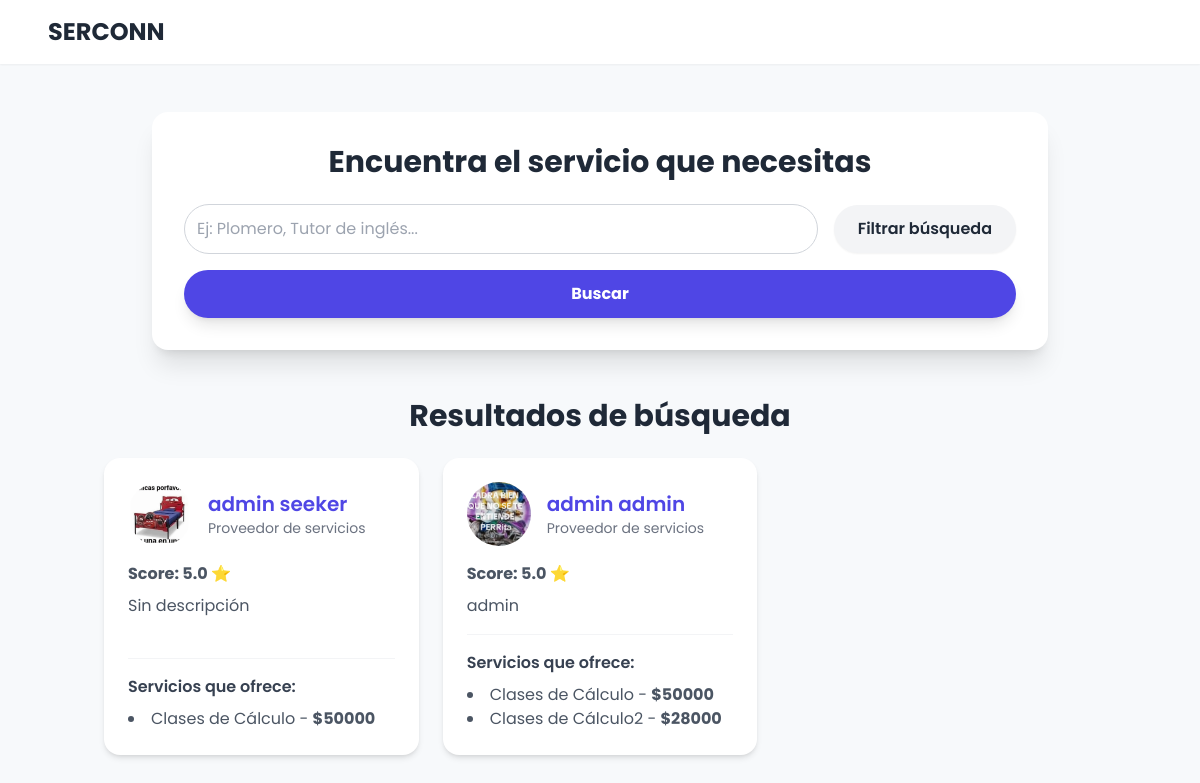
The app's page /search/, older data.
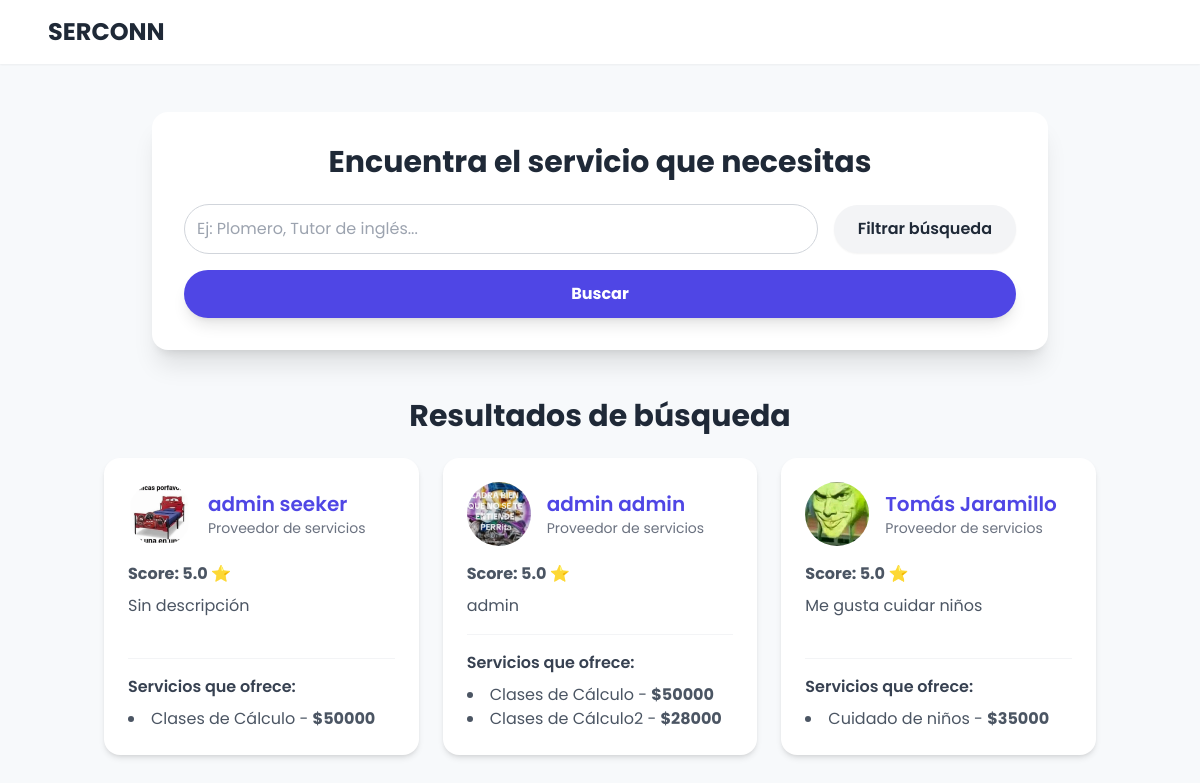
The same page, newer data.
### accounts/models.py (models this page shows, shortened)
class ServiceProvider(models.Model):
    user = models.OneToOneField(User, on_delete=models.CASCADE, related_name="service_provider_profile")
    description = models.TextField(blank=True, null=True)

class User(AbstractUser):
    username = None
    email = models.EmailField(unique=True)
    ROLE_CHOICES = (
        ('service_seeker', 'Cliente'),
        ('service_provider', 'Proveedor'),
    )
    user_role = models.CharField(max_length=20, choices=ROLE_CHOICES)
    CITY_CHOICES = (
        ('medellin', 'Medellin'),
        ('envigado', 'Envigado'),
        ('bello', 'Bello'),
        ('sabaneta', 'Sabaneta'),
        ('itagui', 'Itagui'),
        ('la_estrella', 'La Estrella'),
        ('caldas', 'Caldas'),
        ('copacabana', 'Copacabana'),
        ('girardota', 'Girardota'),
        ('barbosa', 'Barbosa'),
    )
    user_city = models.CharField(max_length=20, choices=CITY_CHOICES)
    VERIFICATION_CHOICES = (
        ('verificado', 'Verificado'),
        ('no_verificado', 'No Verificado'),
    )
    user_verification = models.CharField(max_length=20, choices=VERIFICATION_CHOICES, default='no_verificado')
    user_birthdate = models.DateField(blank=False, null= False)
    user_phone = models.CharField(max_length=20, blank=False, null=False)
    user_address = models.CharField(max_length=100, blank=False, null=False)
    user_picture = models.ImageField(upload_to='profiles/', blank=True, null=True)
    user_score = models.FloatField(default=5.0, blank=True, null=True)
    USERNAME_FIELD = "email"
    REQUIRED_FIELDS = []
    def __str__(self):
        return f"{self.email} ({self.user_role})"

### searching/models.py (models this page shows)
class Service(models.Model):
    provider = models.ForeignKey(ServiceProvider, on_delete=models.CASCADE, related_name="services")
    category = models.ForeignKey(ServiceCategory, on_delete=models.SET_NULL, null=True, blank=True)
    name = models.CharField(max_length=200)
    description = models.TextField()
    rate = models.DecimalField(max_digits=10, decimal_places=2)

### searching/views.py (the view, shortened to what this page needs)
# urls.py: path('', views.service_search_view, name='service_search'),
def service_search_view(request):
    categories = ServiceCategory.objects.all()
    providers = ServiceProvider.objects.select_related("user").filter(services__isnull=False).distinct()
    query = request.GET.get('query')
    category = request.GET.get('category')
    city = request.GET.get('city')
    availability_start_str = request.GET.get('availability_start')
    availability_end_str = request.GET.get('availability_end')
    if category:
        providers = providers.filter(services__category__name=category).distinct()
    if city:
        providers = providers.filter(user__user_city=city).distinct()
    context = {
        'categories': categories,
        'providers': providers,
        'query': query,
        'selected_category': category,
        'selected_city': city,
        'cities': User.CITY_CHOICES,
        'availability_start': availability_start_str,
        'availability_end': availability_end_str,
    }
    return render(request, 'service_search.html', context)

### interactions/context_processors.py (called while the page is built)
def unread_notifications_count(request):
    if request.user.is_authenticated:
        count = Notification.objects.filter(recipient=request.user, is_read=False).count()
        return {'unread_notifications': count}
    return {'unread_notifications': 0}

### searching/templates/service_search.html (shortened to what the changed rows need)
<!DOCTYPE html>
<html lang="es">
<head>
    <script src="https://cdn.tailwindcss.com"></script>
</head>
<body class="flex flex-col min-h-screen">
    <header class="bg-white shadow-sm py-4 px-6 md:px-12 flex justify-between items-center sticky top-0 z-50">
        {% if user.is_authenticated %}
            {% if user.is_service_provider %}
                <h1 class="text-2xl font-bold text-gray-800">
                    <a href="{% url 'profile' %}">SERCONN</a>
                </h1>
            {% else %}
                <h1 class="text-2xl font-bold text-gray-800">
                    <a href="{% url 'service_search' %}">SERCONN</a>
                </h1>
            {% endif %}
        {% else %}
            <h1 class="text-2xl font-bold text-gray-800">
                <a href="{% url 'login' %}">SERCONN</a>
            </h1>
        {% endif %}
    </header>
    <main class="container mx-auto px-4 py-8 md:py-12 flex-grow">
        <div class="bg-white p-6 md:p-8 rounded-2xl shadow-xl max-w-4xl mx-auto">
            <h2 class="text-3xl font-bold text-center text-gray-800 mb-6">Encuentra el servicio que necesitas</h2>
        </div>
        <section class="mt-12">
            <h2 class="text-3xl font-bold text-gray-800 mb-6 text-center">Resultados de búsqueda</h2>
            {% if providers %}
                <ul class="grid md:grid-cols-2 lg:grid-cols-3 gap-6">
                    {% for provider in providers %}
                        {% if provider.services.count > 0 %}
                            <li class="bg-white p-6 rounded-2xl shadow-md hover:shadow-xl transition-shadow duration-300 flex flex-col">
                                <a href="{% url 'provider_detail' provider.id %}" class="flex-grow">
                                    <div class="flex items-center mb-4">
                                        {% if provider.user.user_picture %}
                                            <img src="{{ provider.user.user_picture.url }}" alt="Foto de perfil de {{ provider.user }}" class="w-16 h-16 rounded-full object-cover mr-4">
                                        {% else %}
                                            <div class="w-16 h-16 rounded-full bg-gray-200 flex items-center justify-center text-gray-500 text-xl font-bold mr-4">
                                                {{ provider.user.username|slice:":1" }}
                                            </div>
                                        {% endif %}
                                        <div>
                                            <h3 class="text-xl font-semibold text-indigo-600 hover:text-indigo-800 transition-colors duration-200">{{ provider.user.get_full_name|default:provider.user.username }}</h3>
                                            <p class="text-sm text-gray-500">Proveedor de servicios</p>
                                        </div>
                                    </div>
                                    <p class="text-gray-600 font-bold">Score: {{ provider.user.user_score }} ⭐</p>
                                    <p class="text-gray-600 mt-2">{{ provider.user.service_provider_profile.description|default:"Sin descripción" }}</p>
                                </a>
                                <div class="mt-4 pt-4 border-t border-gray-100">
                                    <h4 class="font-semibold text-gray-700 mb-2">Servicios que ofrece:</h4>
                                    <ul class="list-disc list-inside text-gray-600">
                                        {% for service in provider.services.all|slice:":3" %}
                                            <li>{{ service.name }} - <span class="font-bold">${{ service.rate|floatformat:0 }}</span></li>
                                        {% endfor %}
                                    </ul>
                                </div>
                            </li>
                        {% endif %}
                    {% endfor %}
                </ul>
            {% else %}
                <div class="text-center text-gray-500 p-8 bg-gray-50 rounded-2xl shadow-inner">
                    <p class="text-lg">No se encontraron proveedores que coincidan con la búsqueda.</p>
                    <p class="mt-2">Intenta con otros términos o categorías.</p>
                </div>
            {% endif %}
        </section>
    </main>
</body>
</html>

Row changes from the older to the newer data that the page shows:
added ServiceProvider: user.user_picture (picture), user.get_full_name "Tomás Jaramillo", user.user_score "5.0", user.service_provider_profile.description "Me gusta cuidar niños"
added Service: name "Cuidado de niños", rate "35000", shown under "Tomás Jaramillo"
